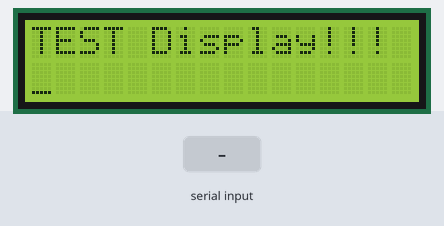
Simulated run of this program. Board: Arduino Mega 2560, built with avr-gcc and run on an emulated ATmega2560. Parts: 16×2 character LCD. Inputs (shaded band) come from the test bench. What the program prints to the serial monitor is not drawn.

Above: at 1.2 s.
1.3 s: "1" received over Serial
At 2.4 s:
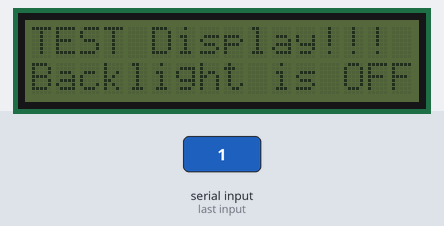
2.8 s: "0" received over Serial
At 3.5 s:
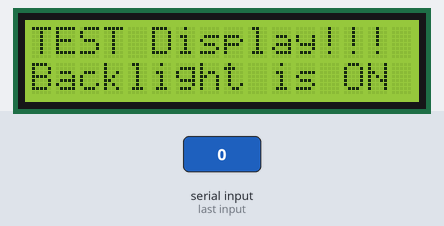
4.3 s: "2" received over Serial
At 4.6 s:
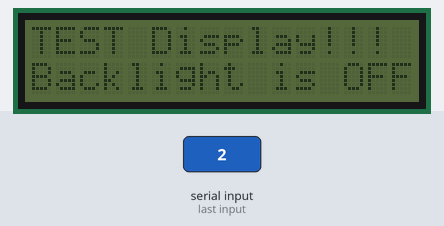
Timing chart, 0 to 7.3 s (numbered marks = the images above; inputs shaded):
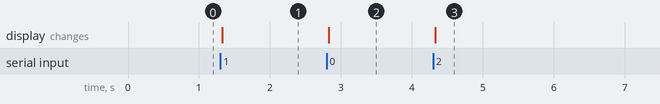

The program:

main.cpp
```cpp
#include <Arduino.h>
#include <LiquidCrystal_I2C.h>

LiquidCrystal_I2C _lcd(0x27, 16, 2);

bool backlightOn = true;
void setup() {

  Serial.begin(9600);
  Serial.setTimeout(10);
  Serial.println("LCD Display...");

  _lcd.init();
  _lcd.backlight();
  _lcd.print("TEST Display!!!");
  _lcd.setCursor(0, 1);
  _lcd.cursor_on();
}

void loop() {
  if (Serial.available()) {
    String str = Serial.readString();
    backlightOn = !backlightOn;
    _lcd.setCursor(0, 1);
    if (backlightOn) {
      Serial.println("Backlight is ON");
      _lcd.print("Backlight is ON ");
      _lcd.backlight();
    } else {
      Serial.println("Backlight is OFF");
      _lcd.print("Backlight is OFF");
      _lcd.noBacklight();
    }
  }
}
```

Measured:
- after the input at 1.3 s, the display: changes at once (image 1)
- after the input at 2.8 s, the display: changes at once (image 2)
- after the input at 4.3 s, the display: changes at once (image 3)
